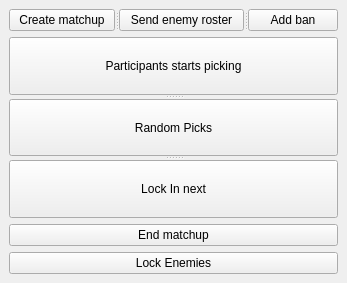
<?xml version="1.0" encoding="UTF-8"?>
<ui version="4.0">
 <class>ClientEmulatorWindow</class>
 <widget class="QMainWindow" name="ClientEmulatorWindow">
  <property name="geometry">
   <rect>
    <x>0</x>
    <y>0</y>
    <width>347</width>
    <height>283</height>
   </rect>
  </property>
  <property name="windowTitle">
   <string>MainWindow</string>
  </property>
  <widget class="QWidget" name="centralwidget">
   <layout class="QVBoxLayout" name="verticalLayout">
    <item>
     <widget class="QSplitter" name="splitter">
      <property name="orientation">
       <enum>Qt::Horizontal</enum>
      </property>
      <widget class="QPushButton" name="createMatchup">
       <property name="text">
        <string>Create matchup</string>
       </property>
      </widget>
      <widget class="QPushButton" name="setEnemyRoster">
       <property name="text">
        <string>Send enemy roster</string>
       </property>
      </widget>
      <widget class="QPushButton" name="addBan">
       <property name="text">
        <string>Add ban</string>
       </property>
      </widget>
     </widget>
    </item>
    <item>
     <widget class="QSplitter" name="splitter_2">
      <property name="orientation">
       <enum>Qt::Vertical</enum>
      </property>
      <widget class="QPushButton" name="startsPickingButton">
       <property name="text">
        <string>Participants starts picking</string>
       </property>
      </widget>
      <widget class="QPushButton" name="randomPickButtom">
       <property name="text">
        <string>Random Picks</string>
       </property>
      </widget>
      <widget class="QPushButton" name="lockInNextButton">
       <property name="text">
        <string>Lock In next</string>
       </property>
      </widget>
     </widget>
    </item>
    <item>
     <widget class="QPushButton" name="pushButton">
      <property name="text">
       <string>End matchup</string>
      </property>
     </widget>
    </item>
    <item>
     <widget class="QPushButton" name="lockEnemiesButton">
      <property name="text">
       <string>Lock Enemies</string>
      </property>
     </widget>
    </item>
   </layout>
  </widget>
 </widget>
 <resources/>
 <connections/>
</ui>
